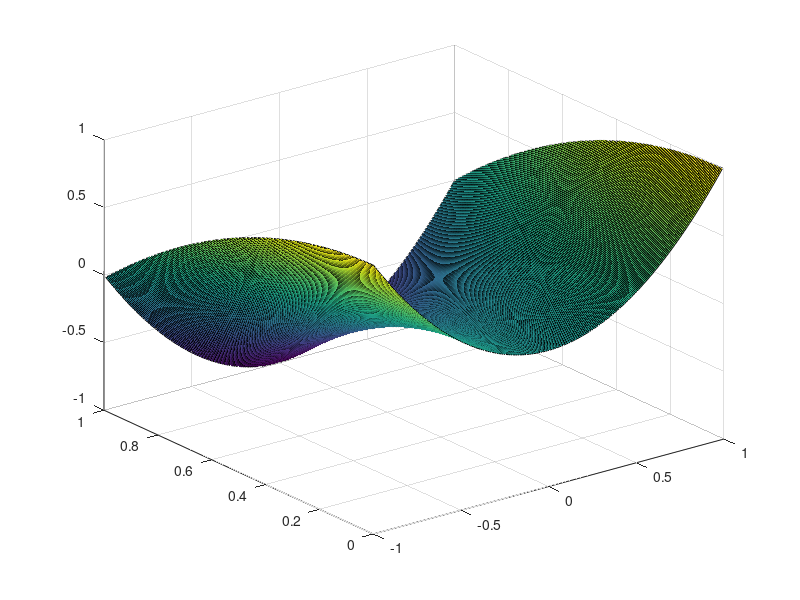

Reproduce this figure in MATLAB.
for ii = 1:200
    x(ii) = ii/100 -1;
    y(ii) = ii/200;
end

for ii = 1:200
    for jj = 1:200
        z(ii,jj) = x(ii)^2 - y(jj)^2;
    end
end

x2 = [1:200]/100 - 1;
y2 = [1:200]/200;

[xx,yy] = ndgrid(x2,y2);
z2 = xx.^2 - yy.^2;

surf(xx,yy,z2)
